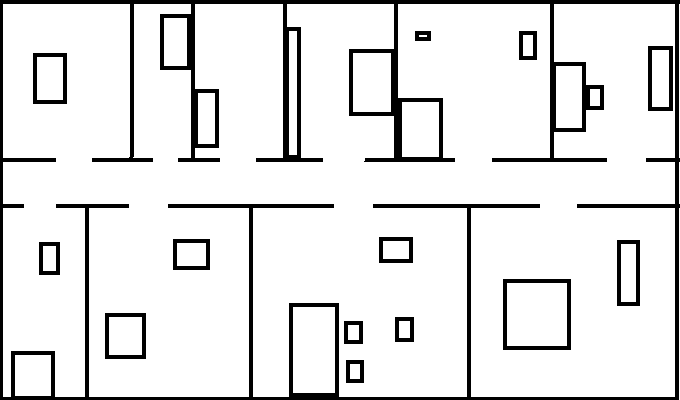
#> input picture Assignment1/Assignment_04_Grid_Map.png, 680 x 400 px
$ python RayCaster.py
#> lines starting #> are read from the running program, lines starting #| are printed output that depends on the picture; after the words box and inside, x2 and y2 are one past the last pixel; in counts of white or black regions, pixels touching at a corner belong together
"""
@file   : RayCaster.py
@brief  : a solution for the problem 4.1 in Assignment 1
@author : Mohamed Hassanin Mohamed
@data   : 25/03/2022
"""

import cv2 as cv
import numpy as np

BGR_RED_COLOR = (0, 0, 255)
BGR_BLUE_COLOR = (255, 0, 0)
BGR_GREEN_COLOR = (0, 255, 0)

GRAYSCALE_BLACK_COLOR = 0

CM_IN_METER = 100

class RayCaster:
  def __init__(self, map, angle_range=250, angle_accuracy=2,
  length_range=12, pixel_size=4):
    """
    Description: constructor for the ray caster.

    Input:
      - map: the filename of the map where the ray will be casted.
      - angle_range: the angle range to be scanned in degrees
      from (1 to 360). Half of this range is for the right
      scan and the second half is for the left part.
      - angle_accuracy: An integer representing the step to
      increment the angle with in degrees.
      - length_range: the maximum length for the ray to be scanned
      in meters.
      - pixel_size: the pixel size in real world in centimeters.
    """
#> called with map = 'Assignment_04_Grid_Map.png', angle_range = 250, angle_accuracy = 2, length_range = 12, pixel_size = 4
    self.angle_range = angle_range
    self.angle_accuracy = angle_accuracy
    self.length_range = length_range
    self.pixel_size = pixel_size

    self.map_bgr = cv.imread(map)
#> self.map_bgr is the input picture: shape (400, 680, 3); 89.4% white; 14 black regions, largest, box (x1, y1, x2, y2) and area: (0, 0, 680, 400) 22798, (503, 279, 571, 350) 1048, (648, 46, 673, 111) 656
    self.map_gray = cv.cvtColor(self.map_bgr, cv.COLOR_BGR2GRAY)
    _, self.map_gray = cv.threshold(self.map_gray, 128, 255, cv.THRESH_OTSU)

  def _is_collided(self, p):
    """
    Description: check if a certain point is collided with
    an obstacle in the map.

    Input:
      - p: the point to be checked (x, y).

    Output:
      - is_collided: True if collided, False otherwise
    """
    is_collided = False

    if self.map_gray[p[1]][p[0]] == GRAYSCALE_BLACK_COLOR:
      is_collided = True

    return is_collided

  def _calculate_dist(self, p1, p2):
    """
    Description: calculate the euclidean distance.

    Input:
      - p1
      - p2

    output:
      - distance
    """
    dist = np.sqrt((p1[0] - p2[0])**2 + (p1[1] - p2[1])**2)
    return dist

  def cast(self, x, y, theta, show_rays=False,
  show_collided=False, save_results=False):
    """
    Description: Cast a ray.

    Input:
      - x: the x coordinate on the map.
      - y: the y coordinate on the map.
      - theta: the heading direction on the map in degrees (1-360).
      0 degree makes the robot look horizontally right. The angle of the
      robot is incremented in the clock wise direction (i.e. 90 degree will
      make the robot look vertically down).
      - show_rays: if True, show the image with the rays shown.
      - show_collided: if True, show the image with the collided points
      shown.
      - save_results: If True, save the measurements in a text file.

    Output:
      - measurements: numpy array for the distances in pixels.
      The ray that's not collided has a distance of -1
    """
#> called with x = 400, y = 180, theta = 180, show_rays = True, show_collided = True, save_results = True

    if show_rays or show_collided:
      img = self.map_bgr.copy()

    if save_results:
      file = open(f'Measurements_theta_{theta}_x_{x}_y_{y}_angle_accuracy_{self.angle_accuracy}.txt', 'w')

    start_angle = theta - (self.angle_range // 2)
    end_angle = theta + (self.angle_range // 2)
    start_len = 1
    # from metric unit to the number of pixels
    end_len = (self.length_range * CM_IN_METER) // self.pixel_size

    # +1 because the measurement from the original pose
    measurements = np.ones((end_angle-start_angle)//self.angle_accuracy + 1) * -1

    for i, angle in enumerate(range(start_angle, end_angle + 1, self.angle_accuracy)):
      for len in range(start_len, end_len + 1):
        tobe_checked_x = x + int(len * np.cos(np.radians(angle)))
        if not (0 <= tobe_checked_x < self.map_gray.shape[1]):
          break

        tobe_checked_y = y + int(len * np.sin(np.radians(angle)))
        if not (0 <= tobe_checked_y < self.map_gray.shape[0]):
          break

        tobe_checked = (tobe_checked_x, tobe_checked_y)

        if show_rays:
          cv.circle(img, tobe_checked, 1, BGR_RED_COLOR, -1)

        if self._is_collided(tobe_checked):
          measurements[i] = len

          if show_collided:
            cv.circle(img, tobe_checked, 2, BGR_BLUE_COLOR, -1)

          if save_results:
            file.write(f'theta:{angle}_x:{tobe_checked_x}_y:{tobe_checked_y}_distance:{measurements[i]}\n')

          # no need to progress with that ray since it's collided
          break

      # save it even it's not collided
      if save_results and measurements[i] < 0:
        file.write(f'theta:{angle}_x:{tobe_checked_x}_y:{tobe_checked_y}_distance:{measurements[i]}\n')
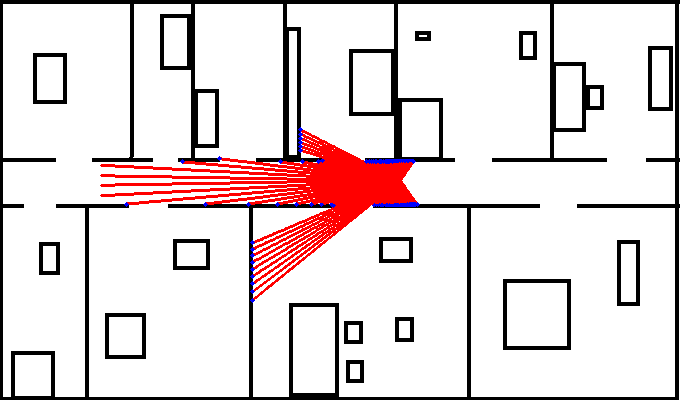
#> img: shape (400, 680, 3); 4.75% of pixels changed, all inside (x1, y1, x2, y2) = (100, 127, 420, 303)
#> after the loop, measurements = 126 values, max 276 at index 60, min -1 at index 61, mean 51.76

    if show_rays or show_collided:
      cv.circle(img, (x, y), 2, BGR_GREEN_COLOR, 5)
#> img: shape (400, 680, 3); 0.03% of pixels changed, all inside (x1, y1, x2, y2) = (395, 175, 406, 186)

      if save_results:
        cv.imwrite(f'Measurements_theta_{theta}_x_{x}_y_{y}_angle_accuracy_{self.angle_accuracy}.png', img)

      cv.imshow("Ray Casting", img)
      cv.waitKey(0)

    if save_results:

      file.close()

    return measurements

if __name__ == '__main__':
  ray_caster = RayCaster("Assignment_04_Grid_Map.png")

  measurements = ray_caster.cast(x=400, y=180, theta=180,
  show_rays=True, show_collided=True, save_results=True)
